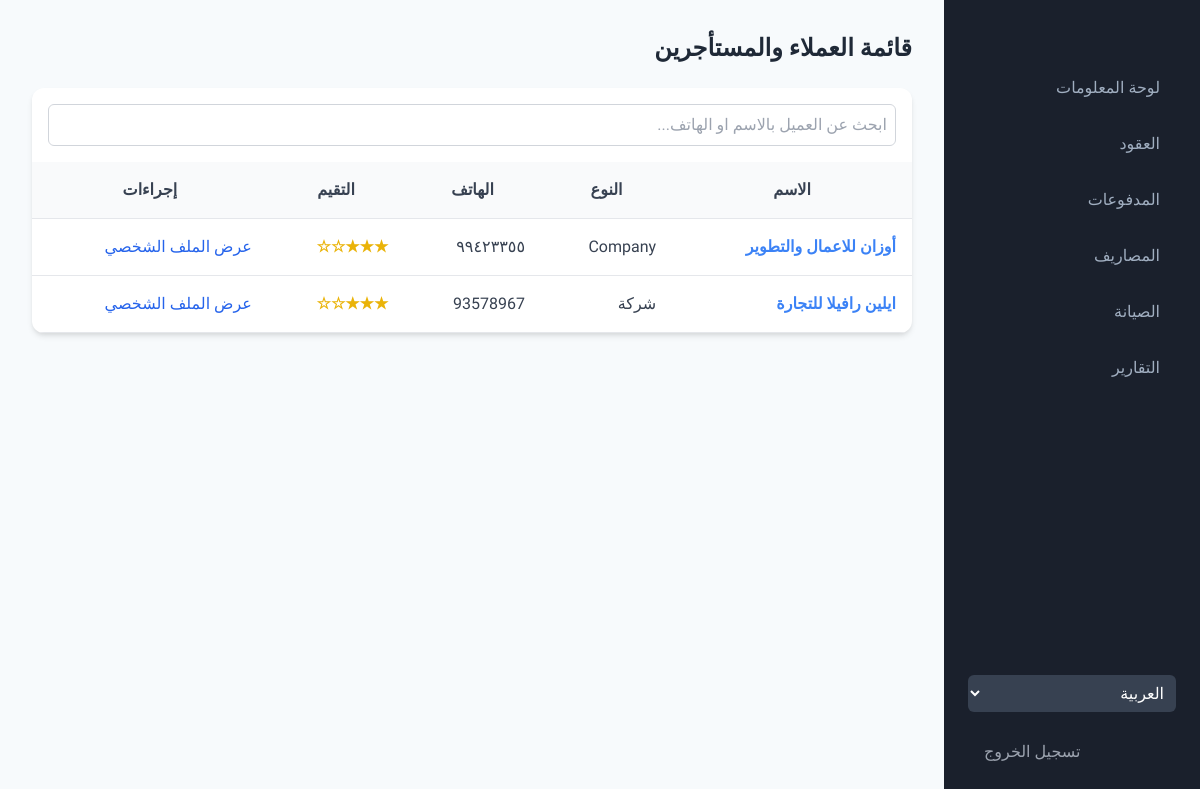
The app's page /ar/dashboard/tenants/ (signed in) with its own data.
### dashboard/models.py (models this page shows, shortened)
class Tenant(models.Model):
    TENANT_TYPE_CHOICES = [('individual', _('فرد')), ('company', _('شركة'))]
    user = models.OneToOneField(User, on_delete=models.SET_NULL, null=True, blank=True, verbose_name=_("حساب المستخدم"), help_text=_("اربط المستأجر بحساب مستخدم لتسجيل الدخول إلى البوابة."))
    name = models.CharField(_("اسم المستأجر"), max_length=150)
    tenant_type = models.CharField(_("نوع المستأجر"), max_length=20, choices=TENANT_TYPE_CHOICES)
    phone = models.CharField(_("رقم الهاتف"), max_length=15)
    email = models.EmailField(_("البريد الإلكتروني"), blank=True, null=True)
    authorized_signatory = models.CharField(_("المفوض بالتوقيع"), max_length=150, blank=True, null=True, help_text=_("يُملأ فقط في حال كان المستأجر شركة"))
    commercial_reg_no = models.CharField(_("رقم السجل التجاري"), max_length=50, blank=True, null=True)
    tax_card_no = models.CharField(_("رقم البطاقة الضريبية"), max_length=50, blank=True, null=True)
    rating = models.PositiveIntegerField(_("تقيم العميل"), choices=[(i, str(i)) for i in range(1, 6)], default=3, help_text=_("تقيم داخلي للعميل من 1 إلى 5 نجوم"))
    internal_notes = models.TextField(_("ملاحظات داخلية"), blank=True, null=True, help_text=_("ملاحظات داخلية للموظفين فقط"))
    class Meta:
        verbose_name = _("مستأجر")
        verbose_name_plural = _("المستأجرين")
        permissions = [("can_view_tenant_portal", _("يمكنه عرض بوابة المستأجرين"))]
    def get_absolute_url(self):
        return reverse('tenant_detail', kwargs={'pk': self.pk})

### dashboard/views.py (the view)
# urls.py: path('tenants/', TenantListView.as_view(), name='tenant_list'),
class TenantListView(LoginRequiredMixin, PermissionRequiredMixin, ListView):
    permission_required = 'dashboard.view_tenant'
    model = Tenant
    template_name = 'dashboard/tenant_list.html'
    context_object_name = 'tenants'
    paginate_by = 15
    def get_queryset(self):
        queryset = Tenant.objects.all().order_by('name')
        search_query = self.request.GET.get('q', '')
        if search_query:
            queryset = queryset.filter(Q(name__icontains=search_query) | Q(phone__icontains=search_query) | Q(email__icontains=search_query))
        return queryset

### dashboard/context_processors.py (called while the page is built)
def company_details(request):
  return {'company': Company.load()}

### dashboard/models.py (called while the page is built)
    def save(self, *args, **kwargs):
        self.pk = 1
        super(Company, self).save(*args, **kwargs)

    @classmethod
    def load(cls):
        obj, created = cls.objects.get_or_create(pk=1)
        return obj

### dashboard/templates/dashboard/tenant_list.html (shortened to what this page needs)
{% extends "dashboard/base.html" %}
{% load i18n %}
{% block content %}
<div class="flex justify-between items-center mb-6">
    <h2 class="text-2xl font-bold text-gray-800">{% trans "قائمة العملاء والمستأجرين" %}</h2>
</div>
<div class="card overflow-hidden">
  <div class="p-4">
    <form method="get">
      <input type="text" name="q" placeholder="{% trans 'ابحث عن العميل بالاسم او الهاتف...' %}" class="w-full p-2 border border-gray-300 rounded-md">
    </form>
  </div>
  <table class="w-full text-start">
    <thead class="bg-gray-50 border-b">
      <tr>
        <th class="p-4">{% trans "الاسم" %}</th>
        <th class="p-4">{% trans "النوع" %}</th>
        <th class="p-4">{% trans "الهاتف" %}</th>
        <th class="p-4">{% trans "التقيم" %}</th>
        <th class="p-4">{% trans "إجراءات" %}</th>
      </tr>
    </thead>
    <tbody>
      {% for tenant in tenants %}
      <tr class="border-b hover:bg-gray-50">
        <td class="p-4"><a href="{{ tenant.get_absolute_url }}" class="font-bold text-blue-500">{{ tenant.name }}</a></td>
        <td class="p-4">{{ tenant.get_tenant_type_display }}</td>
        <td class="p-4">{{ tenant.phone }}</td>
        <td class="p-4 text-yellow-500 font-bold">{% for i in "12345" %}{% if forloop.counter <= tenant.rating %}★{% else %}☆{% endif %}{% endfor %}</td>
        <td class="p-4">
          <a href="{{ tenant.get_absolute_url }}" class="text-blue-600 hover:underline">{% trans "عرض الملف الشخصي" %}</a>
        </td>
      </tr>
      {% empty %}
      <tr>
        <td colspan="5" class="p-6 text-center text-gray-500">{% trans "لم يتم العثور على عملاء" %}</td>
      </tr>
      {% endfor %}
    </tbody>
  </table>
</div>
{% endblock %}

### records on screen
Tenant: name "أوزان للاعمال والتطوير", tenant_type "Company", phone "٩٩٤٢٣٣٥٥", rating 3 (drawn)
Tenant: name "ايلين رافيلا للتجارة", tenant_type "شركة", phone "93578967", rating 3 (drawn)

### other values on screen
form field language "العربية"
